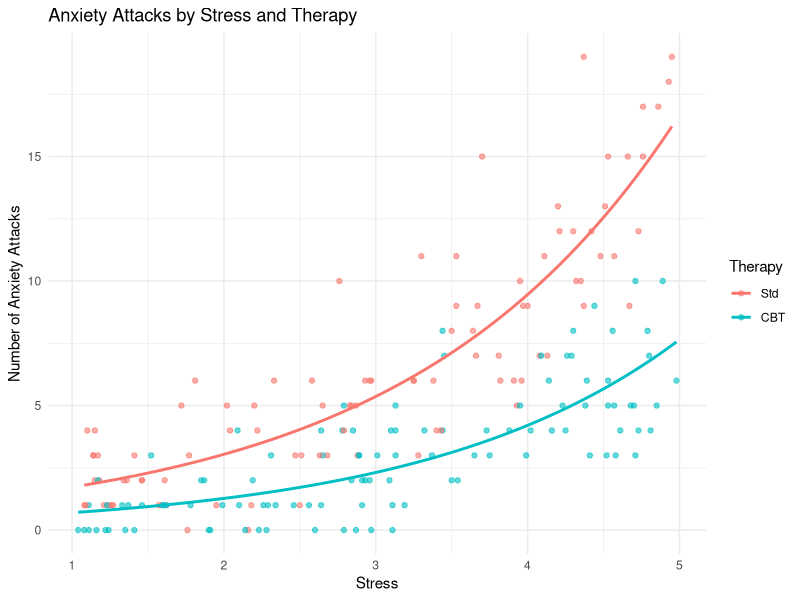

Generate this figure with R:
## ---- chunk 1
library(ggplot2)
library(dplyr)
library(MASS)

set.seed(2025)  
N = 200
Therapy = rbinom(N, 1, 0.5)
Stress = runif(N, min = 1, max = 5)

lambda = exp(0.2 + 0.5 * Stress - 0.8 * Therapy)

Attacks = rpois(N, lambda)

d = data.frame(
  Attacks = Attacks,
  Therapy = factor(Therapy, labels = c("Std", "CBT")),
  Stress = round(Stress, 2)
)

head(d)
## ---- chunk 2
ggplot(d, aes(x = Stress, y = Attacks, color = Therapy)) +
  geom_point(alpha = 0.6) +
  geom_smooth(method = "glm", method.args = list(family = "poisson"), se = FALSE) +
  labs(
    title = "Anxiety Attacks by Stress and Therapy",
    x = "Stress",
    y = "Number of Anxiety Attacks",
    color = "Therapy"
  ) +
  theme_minimal()
## ---- chunk 3
m = glm(Attacks ~ Therapy + Stress, family = poisson, data = d)
summary(m)
exp(coef(m))
## ---- chunk 4
mnb = glm.nb(Attacks ~ Therapy + Stress, data = d)
summary(mnb)
exp(coef(mnb))
